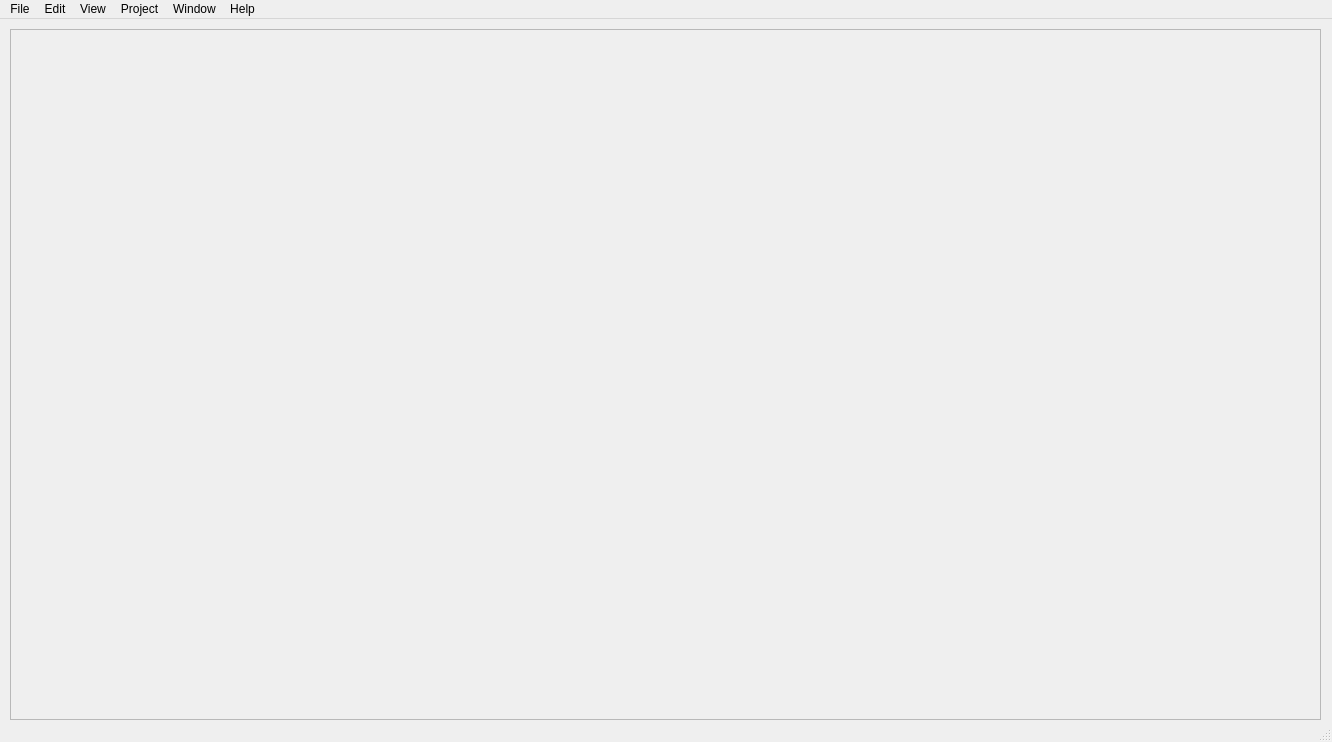
<?xml version="1.0" encoding="UTF-8"?>
<ui version="4.0">
 <class>MainWindow_ampsOperationAllQtGUI</class>
 <widget class="QMainWindow" name="MainWindow_ampsOperationAllQtGUI">
  <property name="geometry">
   <rect>
    <x>0</x>
    <y>0</y>
    <width>1332</width>
    <height>742</height>
   </rect>
  </property>
  <property name="windowTitle">
   <string>MainWindow</string>
  </property>
  <widget class="QWidget" name="centralwidget">
   <widget class="QScrollArea" name="m_scrollAreaDisp">
    <property name="geometry">
     <rect>
      <x>10</x>
      <y>10</y>
      <width>1311</width>
      <height>691</height>
     </rect>
    </property>
    <property name="widgetResizable">
     <bool>true</bool>
    </property>
    <widget class="QWidget" name="scrollAreaWidgetContents">
     <property name="geometry">
      <rect>
       <x>0</x>
       <y>0</y>
       <width>1309</width>
       <height>689</height>
      </rect>
     </property>
    </widget>
   </widget>
  </widget>
  <widget class="QMenuBar" name="menubar">
   <property name="geometry">
    <rect>
     <x>0</x>
     <y>0</y>
     <width>1332</width>
     <height>21</height>
    </rect>
   </property>
   <widget class="QMenu" name="menuFile">
    <property name="title">
     <string>File</string>
    </property>
    <addaction name="m_actionFileLogin"/>
    <addaction name="m_actionFileLogout"/>
    <addaction name="m_actionFileSwitchUser"/>
    <addaction name="separator"/>
    <addaction name="actionExit"/>
   </widget>
   <widget class="QMenu" name="menuView">
    <property name="title">
     <string>View</string>
    </property>
    <addaction name="m_actionProjectSelector"/>
    <addaction name="m_actionProjectViewer"/>
    <addaction name="m_actionAssetViewer"/>
    <addaction name="m_actionRefreshFolderView"/>
   </widget>
   <widget class="QMenu" name="menuWindow">
    <property name="title">
     <string>Window</string>
    </property>
    <widget class="QMenu" name="menuDisplay_options">
     <property name="title">
      <string>Display options</string>
     </property>
     <addaction name="actionMDI_display"/>
     <addaction name="actionTab_documents"/>
     <addaction name="actionFloating_documents"/>
    </widget>
    <addaction name="menuDisplay_options"/>
   </widget>
   <widget class="QMenu" name="menuHelp">
    <property name="title">
     <string>Help</string>
    </property>
   </widget>
   <widget class="QMenu" name="menuProject">
    <property name="title">
     <string>Project</string>
    </property>
   </widget>
   <widget class="QMenu" name="menuEdit">
    <property name="title">
     <string>Edit</string>
    </property>
   </widget>
   <addaction name="menuFile"/>
   <addaction name="menuEdit"/>
   <addaction name="menuView"/>
   <addaction name="menuProject"/>
   <addaction name="menuWindow"/>
   <addaction name="menuHelp"/>
  </widget>
  <widget class="QStatusBar" name="statusbar"/>
  <action name="m_actionFileLogin">
   <property name="text">
    <string>Login</string>
   </property>
  </action>
  <action name="m_actionFileLogout">
   <property name="text">
    <string>Logout</string>
   </property>
  </action>
  <action name="m_actionFileSwitchUser">
   <property name="text">
    <string>Switch User</string>
   </property>
  </action>
  <action name="m_actionProjectViewer">
   <property name="text">
    <string>Project Viewer</string>
   </property>
  </action>
  <action name="m_actionAssetViewer">
   <property name="text">
    <string>Asset Viewer</string>
   </property>
  </action>
  <action name="actionExit">
   <property name="text">
    <string>Exit</string>
   </property>
  </action>
  <action name="actionMDI_view">
   <property name="text">
    <string>MDI view</string>
   </property>
  </action>
  <action name="actionMDI_display">
   <property name="text">
    <string>MDI display</string>
   </property>
  </action>
  <action name="actionTab_documents">
   <property name="text">
    <string>Tab documents</string>
   </property>
  </action>
  <action name="actionFloating_documents">
   <property name="text">
    <string>Floating documents</string>
   </property>
  </action>
  <action name="m_actionProjectSelector">
   <property name="text">
    <string>Project Selector</string>
   </property>
  </action>
  <action name="m_actionRefreshFolderView">
   <property name="text">
    <string>Refresh Folder View</string>
   </property>
  </action>
 </widget>
 <resources/>
 <connections/>
</ui>
